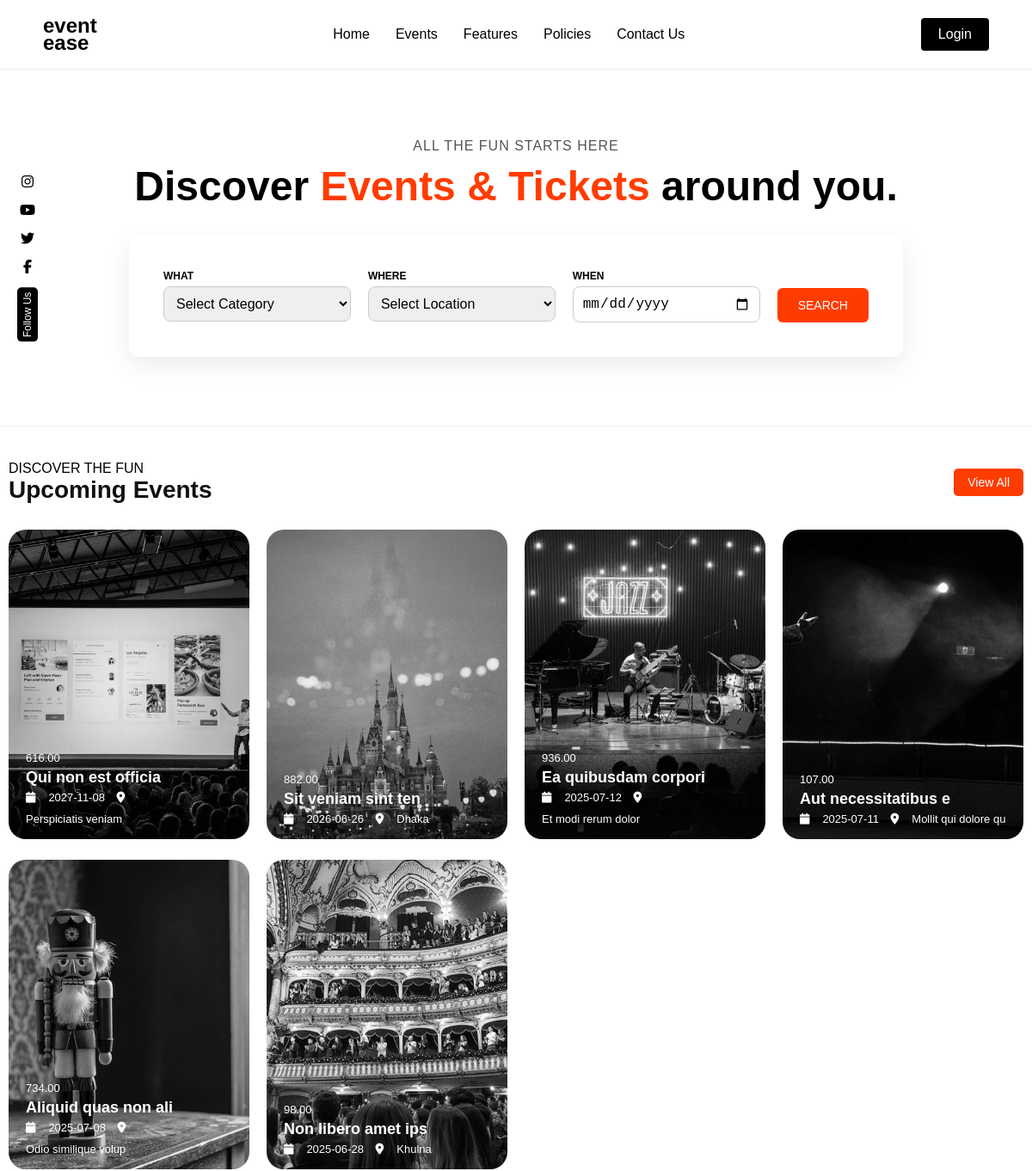
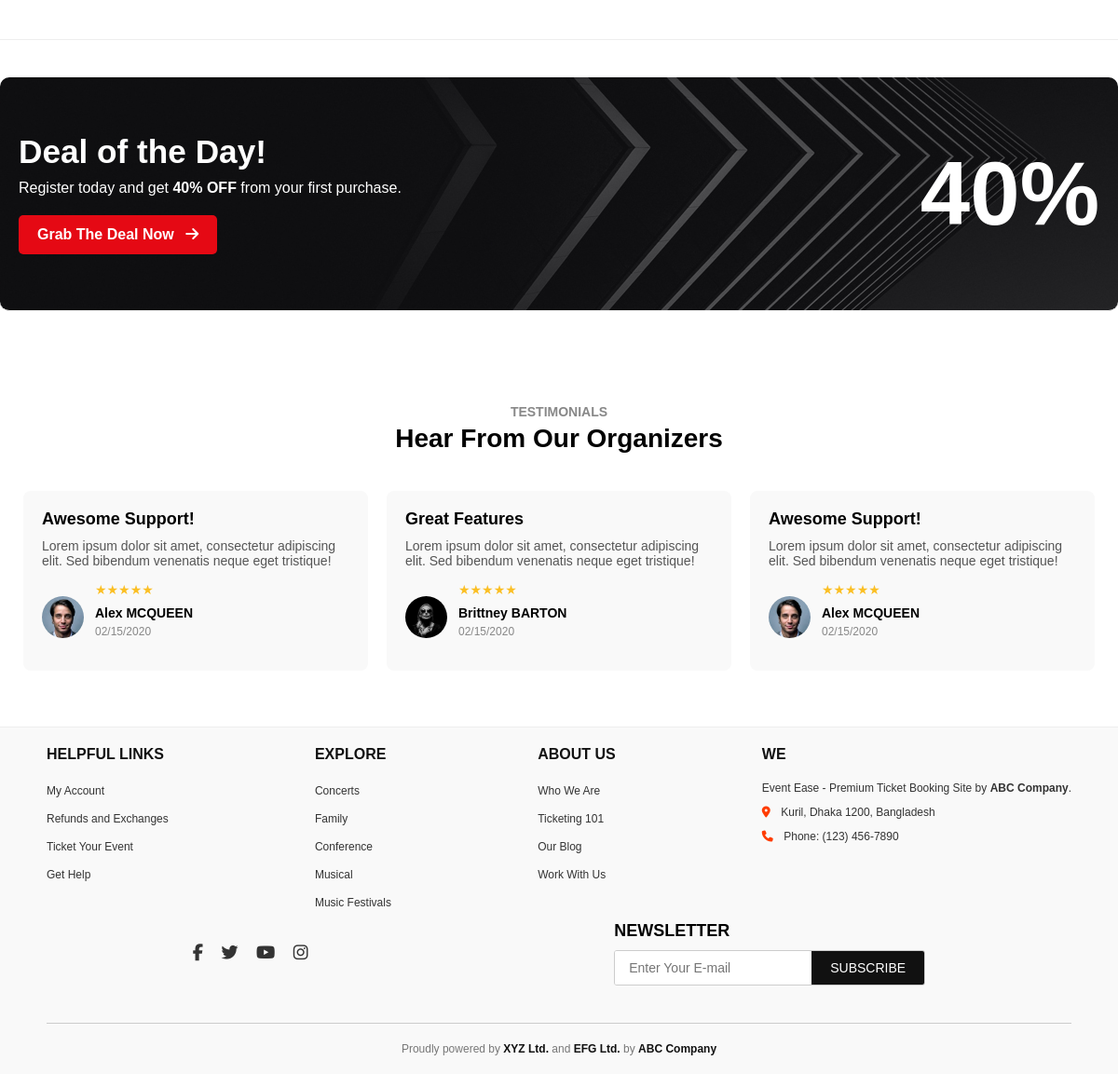
The page / on the database its author committed (2 pictures, top to bottom).
### tables this page shows
CREATE TABLE `events` (
  `id` int(11) NOT NULL,
  `title` varchar(255) NOT NULL,
  `price` decimal(10,2) NOT NULL,
  `location` varchar(255) NOT NULL,
  `date` date NOT NULL,
  `time` varchar(50) NOT NULL,
  `category` varchar(100) NOT NULL,
  `organizer` varchar(100) NOT NULL,
  `image` varchar(255) DEFAULT NULL,
  `description` text DEFAULT NULL,
  `available_seats` int(11) NOT NULL
);

### models/user_model.php (called while the page is built, shortened)
<?php
require __DIR__ . '../../config/db.php';
function getUpcomingEvents(){
  global $conn;
  $sql="select * from events order by date desc limit 6";
  $result=$conn->query($sql);
  $upcomingEvents=[];
  while($row=$result->fetch_assoc()){
    $upcomingEvents[]=$row;
  }
  return $upcomingEvents;
}
?>

### controllers/user_controller.php (called while the page is built, shortened)
<?php
include __DIR__ . '../../models/user_model.php';
function upcomingEvents(){
  return getUpcomingEvents();
}
?>

### index.php (the view, shortened to what this page needs)
<?php
include __DIR__ . '/controllers/user_controller.php';
$upcomingEvents=upcomingEvents();
?>
<!DOCTYPE html>
<html lang="en">
<head>
  <link rel="stylesheet" href="public/styles/landing.css" />
  <link rel="stylesheet" href="public/styles/navbar.css" />
  <link rel="stylesheet" href="public/styles/footer.css" />
</head>
<body>
  <?php
  include __DIR__ . '/views/layouts/navbar.php';
  ?>
  <div class="social-bar">
    <ul>
      <li><a href="#"><i class="fab fa-instagram"></i></a></li>
      <li><a href="#"><i class="fab fa-youtube"></i></a></li>
      <li><a href="#"><i class="fab fa-twitter"></i></a></li>
      <li><a href="#"><i class="fab fa-facebook-f"></i></a></li>
      <li class="follow-text">Follow Us</li>
    </ul>
  </div>
  <section class="banner">
    <p class="banner-subtitle">ALL THE FUN STARTS HERE</p>
    <h1 class="banner-title">
      Discover <span class="highlight">Events & Tickets</span> around you.
    </h1>
    <form class="search-box" action="./views/events_page.php" method="GET">
      <div class="search-field">
        <p class="label">WHAT</p>
        <select name="category">
          <option value="">Select Category</option>
        </select>
      </div>
      <div class="search-field">
        <p class="label">WHERE</p>
        <select name="location">
          <option value="">Select Location</option>
        </select>
      </div>
      <div class="search-field">
        <p class="label">WHEN</p>
        <input type="date" name="date" />
      </div>
      <div class="search-btn-container">
        <button type="submit" class="search-btn">SEARCH</button>
      </div>
    </form>
  </section>
  <section class="upcoming-events">
    <div class="events-header">
      <div>
        <p>DISCOVER THE FUN</p>
        <h2>Upcoming Events</h2>
      </div>
      <a href="views/events_page.php" class="view-all-btn">View All</a>
    </div>
    <div class="events-grid">
      <?php
      foreach($upcomingEvents as $event){
        echo '<div class="event-card">
        <a href="/event-ease/views/event_details_page.php?id='.$event['id'].'">
          <img src="/event-ease/uploads/'.$event['image'].'" alt='.$event['title'].'>
          <div class="event-info">
          <p class="price">'.$event['price'].'</p>
          <h3>'.$event['title'].'</h3>
          <p><i class="fas fa-calendar"></i>'.$event['date'].'&nbsp; <i class="fas fa-map-marker-alt"></i> '.$event['location'].'</p>
        </div>
        </a>
      </div>';
      }
      ?>
    </div>
  </section>
  <section class="deal-section">
    <div class="deal-container">
      <div class="deal-text">
        <h2>Deal of the Day!</h2>
        <p>Register today and get <strong>40% OFF</strong> from your first purchase.</p>
        <a href="#" class="deal-btn">
          Grab The Deal Now <i class="fas fa-arrow-right"></i>
        </a>
      </div>
      <div class="deal-discount">
        <h1>40%</h1>
      </div>
    </div>
  </section>
  <section class="testimonials-section">
    <div class="testimonial-header">
      <p class="subheading">Testimonials</p>
      <h2>Hear From Our Organizers</h2>
    </div>
    <div class="testimonial-cards">
      <div class="testimonial-card">
        <h4>Awesome Support!</h4>
        <p>Lorem ipsum dolor sit amet, consectetur adipiscing elit. Sed bibendum venenatis neque eget tristique!</p>
        <div class="testimonial-user">
          <img src="assets/review-1.jpg" alt="Alex McQueen" />
          <div>
            <div class="stars">★★★★★</div>
            <strong>Alex MCQUEEN</strong>
            <p>02/15/2020</p>
          </div>
        </div>
      </div>
      <div class="testimonial-card">
        <h4>Great Features</h4>
        <p>Lorem ipsum dolor sit amet, consectetur adipiscing elit. Sed bibendum venenatis neque eget tristique!</p>
        <div class="testimonial-user">
          <img src="assets/review-2.jpg" alt="Brittney Barton" />
          <div>
            <div class="stars">★★★★★</div>
            <strong>Brittney BARTON</strong>
            <p>02/15/2020</p>
          </div>
        </div>
      </div>
      <div class="testimonial-card">
        <h4>Awesome Support!</h4>
        <p>Lorem ipsum dolor sit amet, consectetur adipiscing elit. Sed bibendum venenatis neque eget tristique!</p>
        <div class="testimonial-user">
          <img src="assets/review-1.jpg" alt="Alex McQueen" />
          <div>
            <div class="stars">★★★★★</div>
            <strong>Alex MCQUEEN</strong>
            <p>02/15/2020</p>
          </div>
        </div>
      </div>
    </div>
  </section>
  <?php
  include __DIR__ . '/views/layouts/footer.php';
  ?>
</body>
</html>

### views/layouts/navbar.php (shortened to what this page needs)
<?php
$currentPath=$_SERVER['REQUEST_URI'];
?>
<nav class="navbar">
  <div class="logo">Event<br>Ease</div>
  <div class="nav-links">
    <ul>
      <li><a href="../../../event-ease/index.php" class="<?php echo strpos($currentPath, '/event-ease/index.php') !== false ? 'active' : ''; ?>">Home</a></li>
      <li><a href="../../../event-ease/views/events_page.php" class="<?php echo strpos($currentPath, '/event-ease/views/events_page.php') !== false ? 'active' : ''; ?>">Events</a></li>
      <li><a href="../../../event-ease/views/features_page.php" class="<?php echo strpos($currentPath, '/event-ease/views/features_page.php') !== false ? 'active' : ''; ?>">Features</a></li>
      <li><a href="../../../event-ease/views/policies_page.php" class="<?php echo strpos($currentPath, '/event-ease/views/policies_page.php') !== false ? 'active' : ''; ?>">Policies</a></li>
      <li><a href="../../../event-ease/views/contact_us_page.php" class="<?php echo strpos($currentPath, '/event-ease/views/contact_us_page.php') !== false ? 'active' : ''; ?>">Contact Us</a></li>
    </ul>
  </div>
  <div class="btn-container">
    <?php
    if(isset($_SESSION['user']) && !empty($_SESSION['user'])) {
      if($_SESSION['user']['user_type']==='admin'){
        echo '<a href="../../../event-ease/views/admin_dashboard.php" class="login-btn">Admin</a>';
      }
      else{
        echo '<button class="profile-btn"  id="profile-btn"><a href="../../../event-ease/views/profile_page.php"><i class="fa fa-user"></i></a></button>';
      }
      echo '<a href="../../../event-ease/controllers/logout_controller.php" class="login-btn">Logout</a>';
    } else {
      echo '<a href="../../../event-ease/views/login_page.php" class="login-btn" id="login-btn">Login</a>';
    }
    ?>
  </div>
</nav>

### views/layouts/footer.php
<footer class="footer">
  <div class="footer-container">
    <div class="footer-columns">
      <div class="footer-col">
        <h4>HELPFUL LINKS</h4>
        <ul>
          <li><a href="#">My Account</a></li>
          <li><a href="#">Refunds and Exchanges</a></li>
          <li><a href="#">Ticket Your Event</a></li>
          <li><a href="#">Get Help</a></li>
        </ul>
      </div>
      <div class="footer-col">
        <h4>EXPLORE</h4>
        <ul>
          <li><a href="#">Concerts</a></li>
          <li><a href="#">Family</a></li>
          <li><a href="#">Conference</a></li>
          <li><a href="#">Musical</a></li>
          <li><a href="#">Music Festivals</a></li>
        </ul>
      </div>
      <div class="footer-col">
        <h4>ABOUT US</h4>
        <ul>
          <li><a href="#">Who We Are</a></li>
          <li><a href="#">Ticketing 101</a></li>
          <li><a href="#">Our Blog</a></li>
          <li><a href="#">Work With Us</a></li>
        </ul>
      </div>
      <div class="footer-col">
        <h4>WE</h4>
        <p>Event Ease - Premium Ticket Booking Site by <strong>ABC Company</strong>.</p>
        <p><i class="fas fa-location-dot"></i> Kuril, Dhaka 1200, Bangladesh</p>
        <p><i class="fas fa-phone"></i> Phone: (123) 456-7890</p>
      </div>
    </div>
    <div class="footer-bottom">
      <div class="social-icons">
        <a href="#"><i class="fab fa-facebook-f"></i></a>
        <a href="#"><i class="fab fa-twitter"></i></a>
        <a href="#"><i class="fab fa-youtube"></i></a>
        <a href="#"><i class="fab fa-instagram"></i></a>
      </div>
      <div class="newsletter">
        <h4>NEWSLETTER</h4>
        <form>
          <input type="email" placeholder="Enter Your E-mail" />
          <button type="submit">SUBSCRIBE</button>
        </form>
      </div>
    </div>
    <hr />
    <div class="footer-note">
      <p>Proudly powered by <strong>XYZ Ltd.</strong> and <strong>EFG Ltd.</strong> by <strong>ABC Company</strong></p>
    </div>
  </div>
</footer>

### public/styles/landing.css (style rules this page uses)
.social-bar { position: fixed; top: 300px; left: 20px; transform: translateY(-50%); z-index: 10; }
.social-bar ul { list-style: none; text-align: center; }
.social-bar ul li { margin: 15px 0; }
.social-bar ul li a { color: #000; font-size: 16px; text-decoration: none; }
.social-bar .follow-text { writing-mode: vertical-rl; transform: rotate(180deg); font-size: 12px; background: #000; color: #fff; padding: 5px; border-radius: 5px; margin-top: 10px; }
.banner { padding: 80px 20px; max-width: 1200px; margin: 0 auto; text-align: center; border-bottom: 1px solid #eee; }
.banner-subtitle { color: #555; font-weight: 500; letter-spacing: 1px; margin-bottom: 10px; }
.banner-title { font-size: 48px; margin: 0 0 30px; }
.highlight { color: #ff3c00; }
.search-box { box-shadow: 0 10px 30px rgba(0, 0, 0, 0.08); border-radius: 12px; max-width: 900px; margin: 0 auto; padding: 40px; display: flex; justify-content: space-between; gap: 20px; }
.search-field { flex: 1; min-width: 180px; }
.label { font-size: 12px; font-weight: bold; margin-bottom: 5px; text-align: left; }
.search-field select, .search-field input { width: 100%; border: 1px solid #ccc; border-radius: 8px; padding: 10px; font-size: 16px; outline: none; }
.search-btn-container { display: flex; align-items: flex-end; }
.search-btn { background-color: #ff3c00; color: white; border: none; padding: 12px 24px; font-size: 14px; border-radius: 6px; cursor: pointer; }
.deal-section { background-image: url("../../assets/bg-deal.jpg"); background-position: center; background-size: cover; background-repeat: no-repeat; color: #fff; padding: 60px 20px; border-radius: 10px; margin: 40px auto; max-width: 1200px; border-bottom: 1px solid #eee; }
.deal-container { display: flex; flex-wrap: wrap; align-items: center; justify-content: space-between; gap: 20px; }
.deal-text h2 { font-size: 2.2rem; margin-bottom: 10px; }
.deal-text p { font-size: 1rem; margin-bottom: 20px; }
.deal-btn { background-color: #e50914; color: white; text-decoration: none; padding: 12px 20px; border-radius: 5px; font-weight: bold; display: inline-block; transition: all 0.3s; }
.deal-btn i { margin-left: 8px; }
.deal-discount h1 { font-size: 6rem; font-weight: bold; color: white; }
.testimonials-section { padding: 60px 20px; text-align: center; max-width: 1200px; margin: 0 auto; border-bottom: 1px solid #eee; }
.testimonial-header .subheading { text-transform: uppercase; color: #888; font-weight: 600; font-size: 14px; margin-bottom: 5px; }
.testimonial-header h2 { font-size: 28px; font-weight: 700; margin-bottom: 40px; }
.testimonial-cards { display: flex; align-items: center; flex-wrap: wrap; justify-content: center; gap: 20px; position: relative; width: 100%; }
.testimonial-card { background-color: #f9f9f9; border-radius: 8px; padding: 20px; width: 370px; text-align: left; }
.testimonial-card h4 { font-size: 18px; margin-bottom: 10px; }
.testimonial-card p { font-size: 14px; margin-bottom: 15px; color: #555; }
.testimonial-user { display: flex; align-items: center; gap: 12px; }
.testimonial-user>div { display: flex; flex-direction: column; gap: 5px; }
.testimonial-user img { width: 45px; height: 45px; border-radius: 50%; object-fit: cover; }
.stars { color: #fbbf24; font-size: 14px; margin-bottom: 4px; }
.testimonial-user strong { display: block; font-size: 14px; }
.testimonial-user p { font-size: 12px; color: #888; }

### public/styles/navbar.css (style rules this page uses)
.navbar { width: 100%; padding: 20px 50px; display: flex; justify-content: space-between; align-items: center; border-bottom: 1px solid #eee; position: sticky; top: 0; background: #fff; z-index: 100; }
.logo { font-weight: bold; font-size: 24px; line-height: 20px; text-transform: lowercase; }
.nav-links ul { display: flex; gap: 30px; list-style: none; }
.nav-links a { text-decoration: none; color: #000; font-weight: 500; font-size: 16px; position: relative; }
.login-btn { background: black; color: #fff; padding: 10px 20px; text-decoration: none; font-weight: 500; border-radius: 4px; }
.btn-container { display: flex; align-items: center; gap: 20px; position: relative; }

### rows shown on the page
events: image (picture), price "616.00", title "Qui non est officia", date "2027-11-08", location "Perspiciatis veniam"
events: image (picture), price "882.00", title "Sit veniam sint ten", date "2026-06-26", location "Dhaka"
events: image (picture), price "936.00", title "Ea quibusdam corpori", date "2025-07-12", location "Et modi rerum dolor"
events: image (picture), price "107.00", title "Aut necessitatibus e", date "2025-07-11", location "Mollit qui dolore qu"
events: image (picture), price "734.00", title "Aliquid quas non ali", date "2025-07-08", location "Odio similique volup"
events: image (picture), price "98.00", title "Non libero amet ips", date "2025-06-28", location "Khulna"
